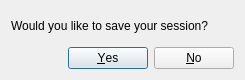
<?xml version="1.0" encoding="UTF-8"?>
<ui version="4.0">
 <class>Dialog</class>
 <widget class="QDialog" name="Dialog">
  <property name="geometry">
   <rect>
    <x>0</x>
    <y>0</y>
    <width>245</width>
    <height>80</height>
   </rect>
  </property>
  <property name="windowTitle">
   <string>annotator</string>
  </property>
  <layout class="QVBoxLayout" name="verticalLayout">
   <item>
    <widget class="QLabel" name="label">
     <property name="text">
      <string>Would you like to save your session?</string>
     </property>
    </widget>
   </item>
   <item>
    <widget class="QDialogButtonBox" name="buttonBox">
     <property name="orientation">
      <enum>Qt::Horizontal</enum>
     </property>
     <property name="standardButtons">
      <set>QDialogButtonBox::No|QDialogButtonBox::Yes</set>
     </property>
    </widget>
   </item>
  </layout>
 </widget>
 <resources/>
 <connections>
  <connection>
   <sender>buttonBox</sender>
   <signal>accepted()</signal>
   <receiver>Dialog</receiver>
   <slot>accept()</slot>
   <hints>
    <hint type="sourcelabel">
     <x>248</x>
     <y>254</y>
    </hint>
    <hint type="destinationlabel">
     <x>157</x>
     <y>274</y>
    </hint>
   </hints>
  </connection>
  <connection>
   <sender>buttonBox</sender>
   <signal>rejected()</signal>
   <receiver>Dialog</receiver>
   <slot>reject()</slot>
   <hints>
    <hint type="sourcelabel">
     <x>316</x>
     <y>260</y>
    </hint>
    <hint type="destinationlabel">
     <x>286</x>
     <y>274</y>
    </hint>
   </hints>
  </connection>
 </connections>
</ui>
